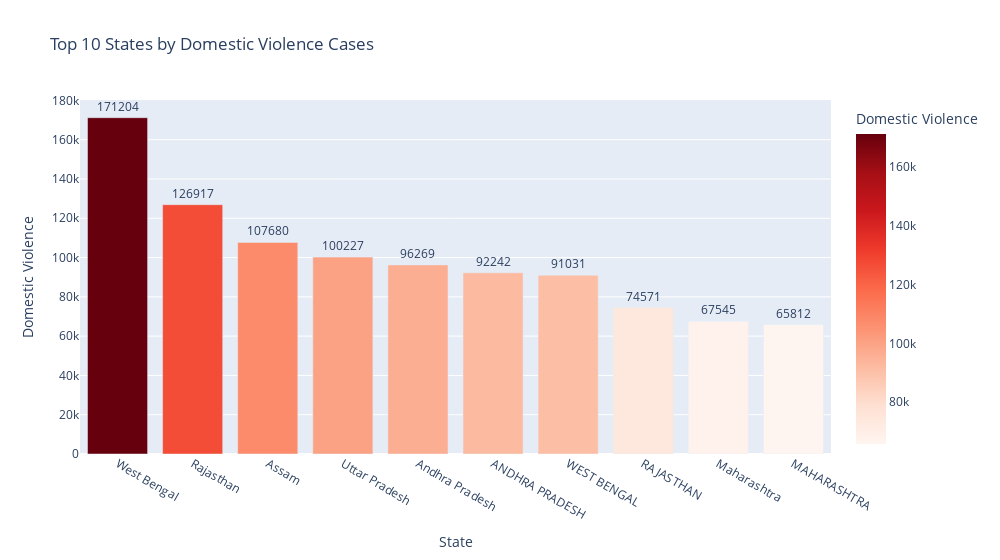

Notebook source saved alongside this figure:
### Markdown cell above
Top 10 States with Most DV Cases

### Code cell
dv_by_state = crimes_df_cleaned.groupby("State")["Domestic Violence"].sum().sort_values(ascending=False).head(10).reset_index()

fig = px.bar(dv_by_state,
             x="State",
             y="Domestic Violence",
             title="Top 10 States by Domestic Violence Cases",
             color="Domestic Violence",
             text="Domestic Violence",
             color_continuous_scale="Reds")

fig.update_traces(texttemplate='%{text}', textposition='outside')
fig.update_layout(width=1000)
fig.show()

### Figure 1 — Plotly figure (JSON) as saved in the notebook; plotly's stock layout.template omitted (floating-point values rounded to 4 significant figures)
{"data": [{"alignmentgroup": "True", "hovertemplate": "State=%{x}<br>Domestic Violence=%{marker.color}<extra></extra>", "legendgroup": "", "marker": {"color": [171204, 126917, 107680, 100227, 96269, 92242, 91031, 74571, 67545, 65812], "coloraxis": "coloraxis", "pattern": {"shape": ""}}, "name": "", "offsetgroup": "", "orientation": "v", "showlegend": false, "text": [171204, 126917, 107680, 100227, 96269, 92242, 91031, 74571, 67545, 65812], "textposition": "outside", "texttemplate": "%{text}", "type": "bar", "x": ["West Bengal", "Rajasthan", "Assam", "Uttar Pradesh", "Andhra Pradesh", "ANDHRA PRADESH", "WEST BENGAL", "RAJASTHAN", "Maharashtra", "MAHARASHTRA"], "xaxis": "x", "y": [171204, 126917, 107680, 100227, 96269, 92242, 91031, 74571, 67545, 65812], "yaxis": "y"}], "layout": {"barmode": "relative", "coloraxis": {"colorbar": {"title": {"text": "Domestic Violence"}}, "colorscale": [[0, "rgb(255,245,240)"], [0.125, "rgb(254,224,210)"], [0.25, "rgb(252,187,161)"], [0.375, "rgb(252,146,114)"], [0.5, "rgb(251,106,74)"], [0.625, "rgb(239,59,44)"], [0.75, "rgb(203,24,29)"], [0.875, "rgb(165,15,21)"], [1, "rgb(103,0,13)"]]}, "legend": {"tracegroupgap": 0}, "title": {"text": "Top 10 States by Domestic Violence Cases"}, "width": 1000, "xaxis": {"anchor": "y", "domain": [0, 1], "title": {"text": "State"}}, "yaxis": {"anchor": "x", "domain": [0, 1], "title": {"text": "Domestic Violence"}}}}
